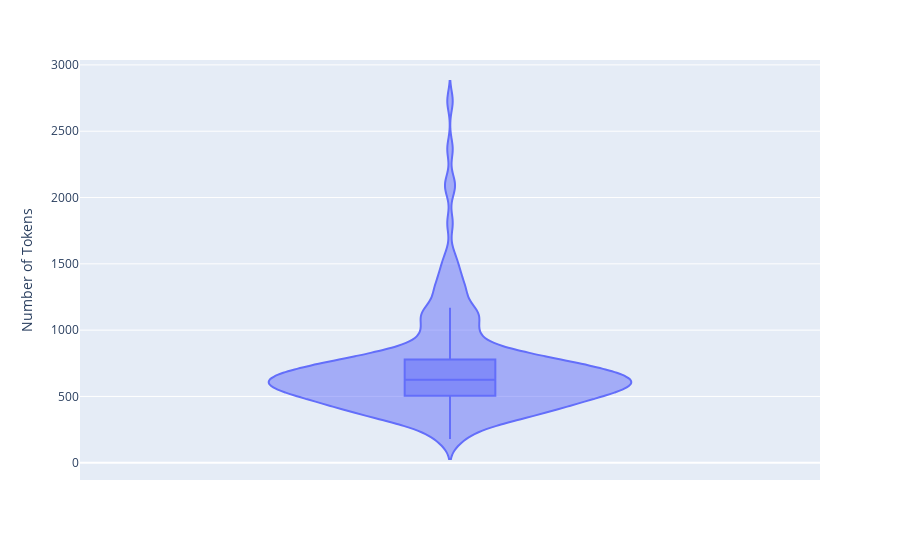

Notebook cell for this chart:
### Code cell
df = px.data.tips()
fig = px.violin(test_tokens_df, y='Number of Tokens', box=True, # draw box plot inside the violin
                points=False, # can be 'outliers', or False
               )
fig.show()

### Figure 1 — Plotly figure (JSON) as saved in the notebook; plotly's stock layout.template omitted (floating-point values rounded to 4 significant figures; data arrays with more than 128 entries replaced by an {"elided": "..."} marker saying what was removed)
{"data": [{"alignmentgroup": "True", "box": {"visible": true}, "hovertemplate": "Number of Tokens=%{y}<extra></extra>", "legendgroup": "", "marker": {"color": "#636efa"}, "name": "", "offsetgroup": "", "orientation": "v", "points": false, "scalegroup": "True", "showlegend": false, "type": "violin", "x0": " ", "xaxis": "x", "y": {"elided": "190 int values"}, "y0": " ", "yaxis": "y"}], "layout": {"legend": {"tracegroupgap": 0}, "margin": {"t": 60}, "violinmode": "group", "xaxis": {"anchor": "y", "domain": [0, 1]}, "yaxis": {"anchor": "x", "domain": [0, 1], "title": {"text": "Number of Tokens"}}}}
